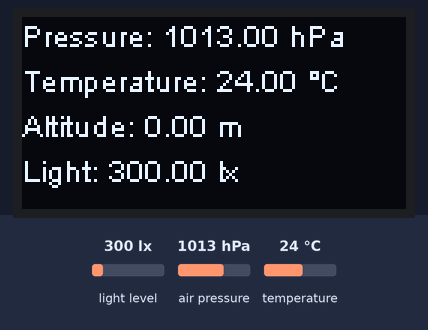
Bench run of a sketch on a simulated ESP32. Shown: 128×64 one-colour display. The test bench sets the inputs (shaded band); at power-on: light level 300 lx, air pressure 1013 hPa, temperature 24 °C. WiFi joins after 1.5 s; servers stay silent unless stated; what the sketch prints to the serial monitor is not drawn.

Above: at 5.1 s.

The sketch:

Project-Weather_Station.ino
```cpp
//Include Related Library
#include <WiFi.h>
#include <ThingSpeak.h>           // ThingSpeak by MathWorks version 2.0.1
#include <heltec.h>               // Heltec Library
#include <Adafruit_BMP085.h>      // Adafruit BMP085 by Adafruit version 1.2.2
#include <BH1750.h>               // BH1750 by Christopher Laws version 1.3.0

#define SECRET_SSID "IoT_Test"      // replace with your WiFi network name
#define SECRET_PASS "qwertyuiop" // replace with your WiFi password

#define SECRET_CH_ID 952592       // replace 0000000 with your channel number
#define SECRET_WRITE_APIKEY "FC78KESIUHFA9LO3"   // replace XYZ with your channel write API Key

// Calibrate the altitude by changing this default pressure value for your location
#define MyAltitude 101300  // 101300 Pascal is a Pressure at altitude approx. 20m above sea level(Padang Besar, Perlis)

char ssid[] = SECRET_SSID;   // your network SSID (name)
char pass[] = SECRET_PASS;   // your network password
int keyIndex = 0;            // your network key Index number (needed only for WEP)

unsigned long myChannelNumber = SECRET_CH_ID;
const char * myWriteAPIKey = SECRET_WRITE_APIKEY;

WiFiClient  client;
Adafruit_BMP085 bmp;
BH1750 lightMeter;
TwoWire I2Cone = TwoWire(0);


// struct definition for storing results
struct bmpResults {
  float temperature;
  int pressure;
  float altitude;
  int seaLevelPressure;
};

//User Define Function-readBMP180()
//==============================================================
void readBMP180(bmpResults *allSensorResults) {
  //Update data from sensor
  allSensorResults->temperature = bmp.readTemperature();
  allSensorResults->pressure = bmp.readPressure();
  allSensorResults->altitude = bmp.readAltitude(MyAltitude);
  allSensorResults->seaLevelPressure = bmp.readSealevelPressure();

  // output all results to serial monitor first
  Serial.print("Temperature = ");
  Serial.print(allSensorResults->temperature);
  Serial.println(" °C");

  Serial.print("Pressure = ");
  Serial.print(allSensorResults->pressure);
  Serial.println(" Pa");

  // Calculate altitude assuming 'standard' barometric
  Serial.print("Altitude = ");
  Serial.print(allSensorResults->altitude);
  Serial.println(" meters");

  Serial.print("Pressure at sealevel (calculated) = ");
  Serial.print(allSensorResults->seaLevelPressure);
  Serial.println(" Pa");

  Serial.print("Real altitude = ");
  Serial.print(bmp.readAltitude(MyAltitude));
  Serial.println(" meters");

  Serial.println();
  Heltec.display->clear();
  // output all data to OLED display
  String Pres = "Pressure: " + (String)(float(allSensorResults->pressure) / 100) + " hPa";
  Heltec.display->drawString(0, 0, Pres);

  String Temp = "Temperature: " + (String)allSensorResults->temperature + " °C";
  Heltec.display->drawString(0, 15, Temp);

  String Alt = "Altitude: " + (String)allSensorResults->altitude + " m";
  Heltec.display->drawString(0, 30, Alt);
  Heltec.display->display();
}

//User Define Function-readBH1750()
//==============================================================
void readBH1750(float* lux) {
  *lux = lightMeter.readLightLevel();
  Serial.print("Light: ");
  Serial.print(*lux);
  Serial.println(" lx");
  Serial.println();

  // output all data to OLED display
  String Light = "Light: " + (String)lightMeter.readLightLevel() + " lx";
  Heltec.display->drawString(0, 45, Light);
  Heltec.display->display();
}
//=============================================================

void setup() {
  // put your setup code here, to run once:
  Serial.begin(115200);
  delay(10);
  Heltec.begin(true /*DisplayEnable Enable*/, false /*LoRa Disable*/, true /*Serial Enable*/);
  Heltec.display->resetOrientation();
  //Heltec.display->flipScreenVertically();  // flip display if needed
  Heltec.display->clear();

  if (!bmp.begin())  // checking if sensor is available
    Serial.println("Could not find a valid BMP085 sensor, check wiring!");

  if (!lightMeter.begin())  // checking if sensor is available
    Serial.println("Could not find a valid sensor, check wiring!");

  WiFi.mode(WIFI_STA);
  ThingSpeak.begin(client);  // Initialize ThingSpeak
}

void loop() {
  bmpResults sensorResults;
  float luxResult;

  // Connect or reconnect to WiFi
  if (WiFi.status() != WL_CONNECTED)
  {
    Serial.print("Attempting to connect to SSID: ");
    Serial.println(SECRET_SSID);
    while (WiFi.status() != WL_CONNECTED)
    {
      WiFi.begin(ssid, pass); // Connect to WPA/WPA2 network. Change this  line if using open or WEP network
      Serial.print(".");
      delay(5000);
    }
    Serial.println("\nConnected.");
  }

  //Update data from sensors
  readBMP180(&sensorResults);
  readBH1750(&luxResult);

  // Write to ThingSpeak.
  ThingSpeak.setField(1, sensorResults.temperature);
  ThingSpeak.setField(2, (float)sensorResults.pressure / 100);
  ThingSpeak.setField(3, sensorResults.altitude);
  ThingSpeak.setField(4, luxResult);

  int x = ThingSpeak.writeFields(myChannelNumber, myWriteAPIKey);
  if (x == 200)
    Serial.println("Channel update successful.");

  else
    Serial.println("Problem updating channel. HTTP error code " + String(x));

  //Wait here for 15 seconds
  delay(15000);

}
```
